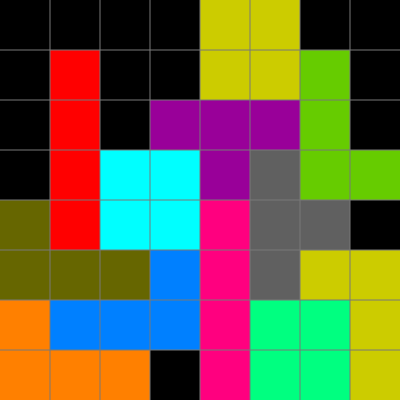
Frame 1 (no input)
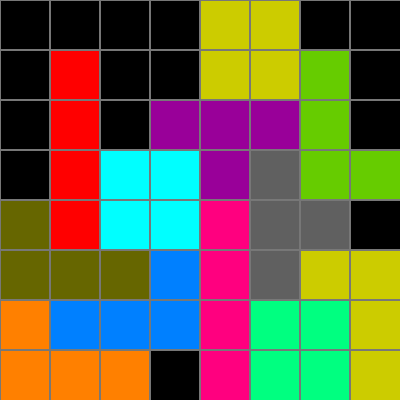
Frame 60 (no input)
Frame 120 (the mouse pressed at the canvas centre since frame 60): identical to frame 60, image omitted

The p5.js sketch that drew these frames (run headless with seeded random() and noise() and a simulated clock; from frame 60 on, the mouse is pressed at the canvas centre):

// p5.js sketch
// ── sketch.js
// 最終課題を制作しよう



function setup() {
  const blue = color(0, 51, 160);
  const red = color(255, 0, 0);
  const purple = color(153, 0, 153);
  const yellow = color(204, 204, 0);
  const gray = color(96, 96, 96);
  const orange = color(255, 128, 0);
  const lightblue = color(0, 128, 255);
  const emerald = color(0, 255, 128);
  const maccha = color(102, 204, 0);
  const pink = color(255, 0, 127);
  const sky = color(0, 255, 255);
  const brown = color(102, 102, 0);
  const black  = color(0,0,0);
  createCanvas(400, 400);
  background(255);
  let d =50;
  noStroke();
  
fill(black);
rect(0, 0, d, d * 4);
fill(brown);
rect(0, d * 4, d, d * 2);
fill(orange);
rect(0, d * 6, d, d * 2);

fill(black);
rect(d, 0, d*3, d);
fill(red);
rect(d, d, d, d * 4);
fill(brown);
rect(d, d*5, d, d);
fill(lightblue);
rect(d, d*6, d, d);
fill(orange);
rect(d, d*7, d*2, d);

fill(black);
rect(d*2, d, d, d*2);
fill(sky);
rect(d*2, d*3, d, d*2);
fill(brown);
rect(d*2, d*5, d, d);
fill(lightblue);
rect(d*2, d*6, d, d);
fill(black);
rect(d*3, d*7, d, d);

fill(black);
rect(d*3, d, d, d);
fill(purple);
rect(d*3, d*2, d, d);
fill(yellow);
rect(d*3, d*3, d, d);
fill(sky);
rect(d*3, d*3, d, d*2);
fill(lightblue);
rect(d*3, d*5, d, d*2);

fill(yellow);
rect(d*4, 0, d, d*2);
fill(purple);
rect(d*4, d*2, d*2, d);
fill(purple);
rect(d*4, d*3, d, d);
fill(pink);
rect(d*4, d*4, d, d*4);


fill(black);
rect(d*7, 0, d, d*3);

fill(black);
rect(d*7, d*4, d, d );
fill(yellow);
rect(d*7, d*5, d, d*3);
fill(yellow);
rect(d*6, d*5, d, d);
fill(black);
rect(d*6, 0, d, d );
fill(maccha);
rect(d*6, d, d, d*3 );
fill(emerald);
rect(d*6, d*4, d, d );
fill(gray);
rect(d*6, d*4, d, d );
fill(emerald);
rect(d*6, d*6, d, d*2 );
fill(yellow);
rect(d*5, 0, d, d*2);
fill(maccha);
rect(d*7, d*3, d, d );
fill(gray);
rect(d*5, d*3, d, d*3 );
fill(emerald);
rect(d*5, d*6, d, d*2 );
}

function draw(){
  let d =50;
  for(let i = 0; i < 8; i++){
      let x = i * d;
      line(0,x,400,x)
      line(x,0,x,400)
      stroke(120)
  }
}

function keyPressed(){
  let d =50;
  noStroke();
  if(key == "i"){ 
    I(d,d)
  }
  if(key == "t"){ 
    I(d*4,d*4)
    T(d*3, d*2)
   }
}



function ThreeDim(p, q){
  fill(255,255,255,80);
  rect(p+12.5, q, 25, 12.5);
  triangle(p, q, p+12.5, q, p+12.5, q+12.5);
  triangle(p+37.5, q, p+50, q, p+37.5, q+12.5);

  fill(255,255,255,40);
  rect(p, q+12.5, 12.5, 25);
  triangle(p, q, p, q+12.5, p+12.5, q+12.5);
  triangle(p, q+37.5, p, q+50, p+12.5, q+37.5);
  
  fill(0,0,0,100);
  rect(p+12.5, q+37.5, 25, 12.5);
  triangle(p, q+50, p+12.5, q+37.5, p+12.5, q+50);
  triangle(p+37.5, q+37.5, p+37.5, q+50, p+50, q+50);

  fill(0,0,0,30);
  rect(p+37.5, q+12.5, 12.5, 25);
  triangle(p+37.5, q+12.5, p+50, q, p+50, q+12.5);
  triangle(p+37.5, q+37.5, p+50, q+37.5, p+50, q+50);
  
}

function I(r,s){
  ThreeDim(r,s);
  ThreeDim(r,s+50);
  ThreeDim(r,s+100);
  ThreeDim(r,s+150);
}

function T(t,u){
  ThreeDim(t,u);
  ThreeDim(t+50,u);
  ThreeDim(t+100,u);
  ThreeDim(t+50,u+50);
}
